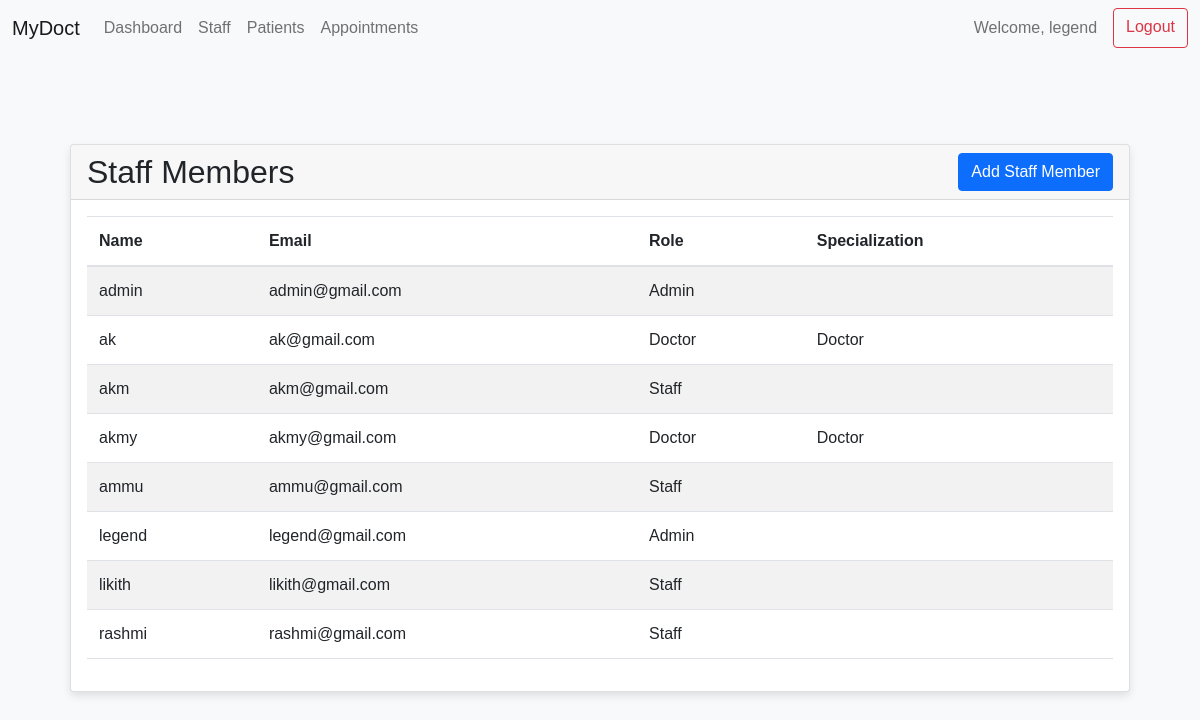
The app's page /staff/ (signed in) with its own data.
### app/models.py (models this page shows, shortened)
class Doctor(AbstractUser, PermissionsMixin):
    username = models.CharField(max_length=150, unique=True, default='')
    name = models.CharField(max_length=100)
    email = models.EmailField(unique=True)
    specialization = models.CharField(max_length=100)
    specification = models.TextField(blank=True, help_text="Additional details about the staff member")
    is_active = models.BooleanField(default=True)
    is_staff = models.BooleanField(default=False)
    is_superuser = models.BooleanField(default=False)
    USERNAME_FIELD = 'username'
    REQUIRED_FIELDS = ['name', 'email']
    objects = DoctorManager()

### app/views.py (the view)
# urls.py: path('staff/', views.list_staff, name='list_staff'),
@login_required
def list_staff(request):
    staff_members = Doctor.objects.filter(is_staff=True).order_by('name')
    return render(request, 'list_staff.html', {
        'staff_members': staff_members
    })

### templates/list_staff.html (shortened to what this page needs)
{% extends 'base.html' %}
{% block content %}
{% if user.is_superuser %}
<div class="container mt-4">
    <div class="card">
        <div class="card-header d-flex justify-content-between align-items-center">
            <h2 class="mb-0">Staff Members</h2>
            <a href="{% url 'add_staff' %}" class="btn btn-primary">
                 Add Staff Member
            </a>
        </div>
        <div class="card-body">
    <table class="table table-striped table-hover">
        <thead>
            <tr>
                <th>Name</th>
                <th>Email</th>
                <th>Role</th>
                <th>Specialization</th>
            </tr>
        </thead>
        <tbody>
            {% for staff in staff_members %}
            <tr>
                <td>{{ staff.name }}</td>
                <td>{{ staff.email }}</td>
                <td>
                    {% if staff.is_superuser %}
                        Admin
                    {% elif staff.specialization %}
                        Doctor
                    {% else %}
                        Staff
                    {% endif %}
                </td>
                <td>{{ staff.specialization }}</td>
            </tr>
            {% endfor %}
        </tbody>
    </table>
        </div>
    </div>
</div>
{% endif %}
{% endblock %}

### templates/base.html (shortened to what this page needs)
<!DOCTYPE html>
<html lang="en">
<head>
    <link href="https://cdn.jsdelivr.net/npm/bootstrap@5.1.3/dist/css/bootstrap.min.css" rel="stylesheet">
    {% load static %}
    <link rel="stylesheet" href="{% static 'styles.css' %}">
</head>
<body>
    {% if user.is_authenticated %}
    <nav class="navbar navbar-expand-lg navbar-light bg-light">
        <div class="container-fluid">
            <a class="navbar-brand" href="{% url 'dashboard' %}">MyDoct</a>
            <div class="collapse navbar-collapse" id="navbarNav">
                <ul class="navbar-nav me-auto mb-2 mb-lg-0">
                    <li class="nav-item">
                        <a class="nav-link" href="{% url 'dashboard' %}">Dashboard</a>
                    </li>
                    {% if user.is_superuser %}
                    <li class="nav-item">
                        <a class="nav-link" href="{% url 'list_staff' %}">Staff</a>
                    </li>
                    {% endif %}
                    {% if user.is_staff %}
                    <li class="nav-item">
                        <a class="nav-link" href="{% url 'list_patients' %}">Patients</a>
                    </li>
                    {% endif %}
                    <li class="nav-item">
                        <a class="nav-link" href="{% url 'manage_appointments' %}">Appointments</a>
                    </li>
                </ul>
                <div class="d-flex">
                    <span class="navbar-text me-3">
                        Welcome, {{ user.name }}
                    </span>
                    <a href="{% url 'logout' %}" class="btn btn-outline-danger">Logout</a>
                </div>
            </div>
        </div>
    </nav>
    {% endif %}
    <div class="container mt-4">
        {% block content %}
        {% endblock %}
    </div>
</body>
</html>

### static/styles.css (style rules this page uses)
body { font-family: 'Arial', sans-serif; background-color: #f8f9fa; }
.navbar { margin-bottom: 20px; }
.container { padding: 20px; }
.card { box-shadow: 0 4px 8px rgba(0, 0, 0, 0.1); }
.table { width: 100%; margin-bottom: 1rem; color: #212529; }
.table th, .table td { padding: 0.75rem; vertical-align: top; border-top: 1px solid #dee2e6; }
.table thead th { vertical-align: bottom; border-bottom: 2px solid #dee2e6; }

### records on screen
Doctor: name "legend", email "legend@gmail.com", is_superuser "Admin"
Doctor: name "admin", email "admin@gmail.com", is_superuser "Admin"
Doctor: name "ak", email "ak@gmail.com", is_superuser "Doctor", specialization "Doctor"
Doctor: name "akm", email "akm@gmail.com", is_superuser "Staff"
Doctor: name "akmy", email "akmy@gmail.com", is_superuser "Doctor", specialization "Doctor"
Doctor: name "ammu", email "ammu@gmail.com", is_superuser "Staff"
Doctor: name "likith", email "likith@gmail.com", is_superuser "Staff"
Doctor: name "rashmi", email "rashmi@gmail.com", is_superuser "Staff"
